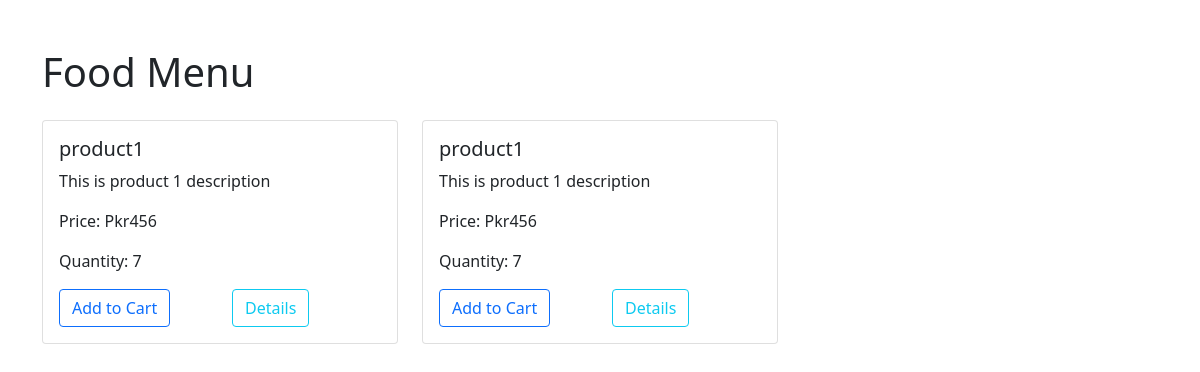
Before: /order-food/ with the older database file.
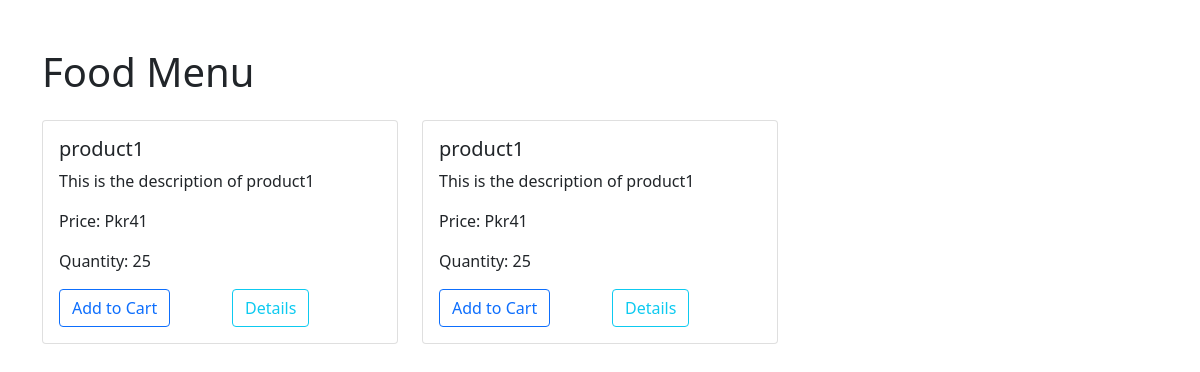
After: the same page with the newer database file.
### products/models.py (models this page shows, shortened)
class BaseClass(models.Model):
    u_id = models.UUIDField(primary_key=True, default=uuid.uuid4, editable=False)
    created_at = models.DateField(auto_now_add=True)
    updated_at = models.DateField(auto_now_add=True)
    class Meta:
        abstract = True

class Product_Image(BaseClass):
    product = models.ForeignKey(Product, on_delete=models.CASCADE, related_name='product_images')
    product_image = models.ImageField(upload_to=product_image_upload_path, default=None, null=True)

class Product(BaseClass):
    product_name = models.CharField(max_length=60)
    product_quantity = models.IntegerField(null=True, blank=True, default=0)
    product_description = models.TextField()
    product_slug = models.SlugField(default=None)
    product_price = models.IntegerField(default=0)
    product_measurement_unit = models.CharField(max_length=50,null=True, blank=True,
                                                 choices=(("KG", "KG"), ("ML", "ML"), ("L", "L"), ("None", None)))

### products/views.py (the view)
# urls.py: path('order-food/', food_display, name='update_product'),
def food_display(request):
    products = Product_Image.objects.all()
    data = {
        'products' : products,
    }
    return render(request,'food_display.html', data)

### products/templates/food_display.html (shortened to what this page needs)
<!DOCTYPE html>
<html lang="en">
<head>
  <link rel="stylesheet" href="https://stackpath.bootstrapcdn.com/bootstrap/5.0.0-alpha2/css/bootstrap.min.css">
</head>
<body>
  <div class="container mt-5">
    <h1 class="mb-4">Food Menu</h1>
    <div class="row">
      {% for p in products %}
      <div class="col-lg-4 col-md-6 mb-4">
        <div class="card">
          <div class="card-body">
            <h5 class="card-title">{{p.product.product_name}}</h5>
            <p class="card-text">{{p.product.product_description}}</p>
            <p class="card-text">Price: Pkr{{p.product.product_price}}</p>
            <p class="card-text">Quantity: {{p.product.product_quantity}}</p>
            <div class="row">
                <div class="col-md-6">
                    <a href="#" class="btn btn-outline-primary">Add to Cart</a>
                </div>
                <div class="col-md-6">
                    <a href="/product-details/{{p.product.product_slug}}" class="btn btn-outline-info ml-3" >Details</a>
                </div>
            </div>
          </div>
        </div>
      </div>
      {% endfor %}
    </div>
  </div>
</body>
</html>

Changed rows visible on the page:
removed Product_Image: product.product_name "product1", product.product_description "This is product 1 description", product.product_price "456", product.product_quantity "7"
removed Product_Image: product.product_name "product1", product.product_description "This is product 1 description", product.product_price "456", product.product_quantity "7"
added Product_Image: product.product_name "product1", product.product_description "This is the description of product1", product.product_price "41", product.product_quantity "25"
added Product_Image: product.product_name "product1", product.product_description "This is the description of product1", product.product_price "41", product.product_quantity "25"
